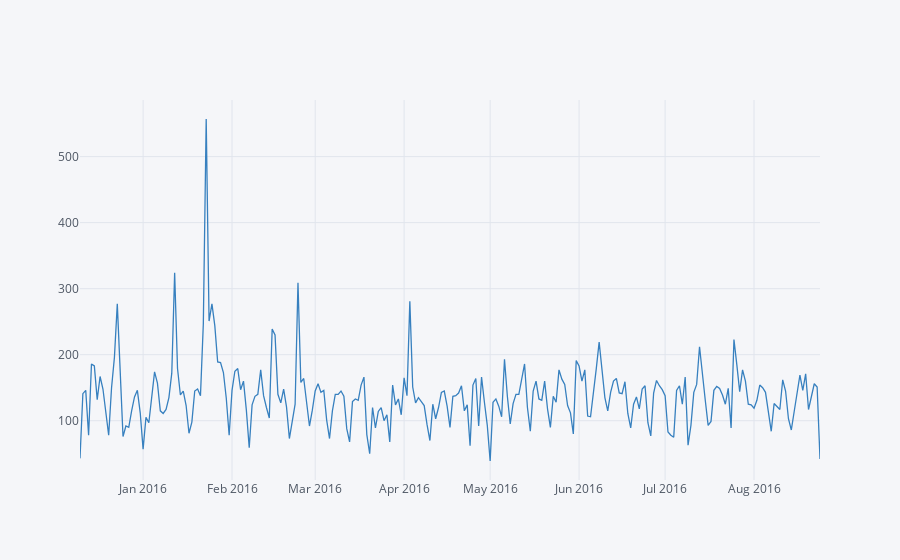

The notebook cell saved with this chart:
### Code cell
df.groupby("date").count()["Traffic"].iplot(color = "blue")
plt.tight_layout()

### Figure 1 — Plotly figure (JSON) as saved in the notebook; plotly's stock layout.template omitted (floating-point values rounded to 4 significant figures; data arrays with more than 128 entries replaced by an {"elided": "..."} marker saying what was removed)
{"data": [{"line": {"color": "rgba(55, 128, 191, 1.0)", "dash": "solid", "shape": "linear", "width": 1.3}, "mode": "lines", "name": "Traffic", "text": "", "type": "scatter", "x": {"elided": "259 str values"}, "y": {"elided": "259 int values"}}], "layout": {"legend": {"bgcolor": "#F5F6F9", "font": {"color": "#4D5663"}}, "paper_bgcolor": "#F5F6F9", "plot_bgcolor": "#F5F6F9", "title": {"font": {"color": "#4D5663"}}, "xaxis": {"gridcolor": "#E1E5ED", "showgrid": true, "tickfont": {"color": "#4D5663"}, "title": {"font": {"color": "#4D5663"}, "text": ""}, "zerolinecolor": "#E1E5ED"}, "yaxis": {"gridcolor": "#E1E5ED", "showgrid": true, "tickfont": {"color": "#4D5663"}, "title": {"font": {"color": "#4D5663"}, "text": ""}, "zerolinecolor": "#E1E5ED"}}}
